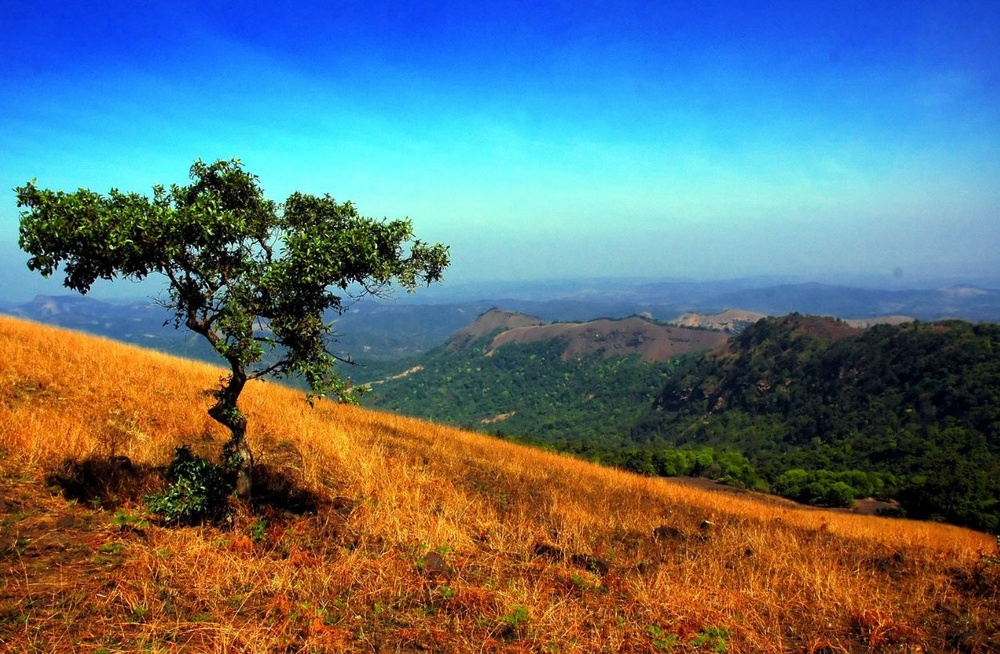
#> input picture Image_Processing/Image_Thresholding/img1.JPG, 1000 x 654 px, shrunk from 1278 x 836 before the run, found by its file name
$ python ThresHolding.py
#> lines starting #> are read from the running program, lines starting #| are printed output that depends on the picture; after the words box and inside, x2 and y2 are one past the last pixel; in counts of white or black regions, pixels touching at a corner belong together
import cv2
import matplotlib.pyplot as plt
img = cv2.imread("img1.jpg")
#> img is the input picture: shape (654, 1000, 3); mean B, G, R 119, 113.4, 96

# Gray Scale çevirme
img = cv2.cvtColor(img,cv2.COLOR_BGR2GRAY)
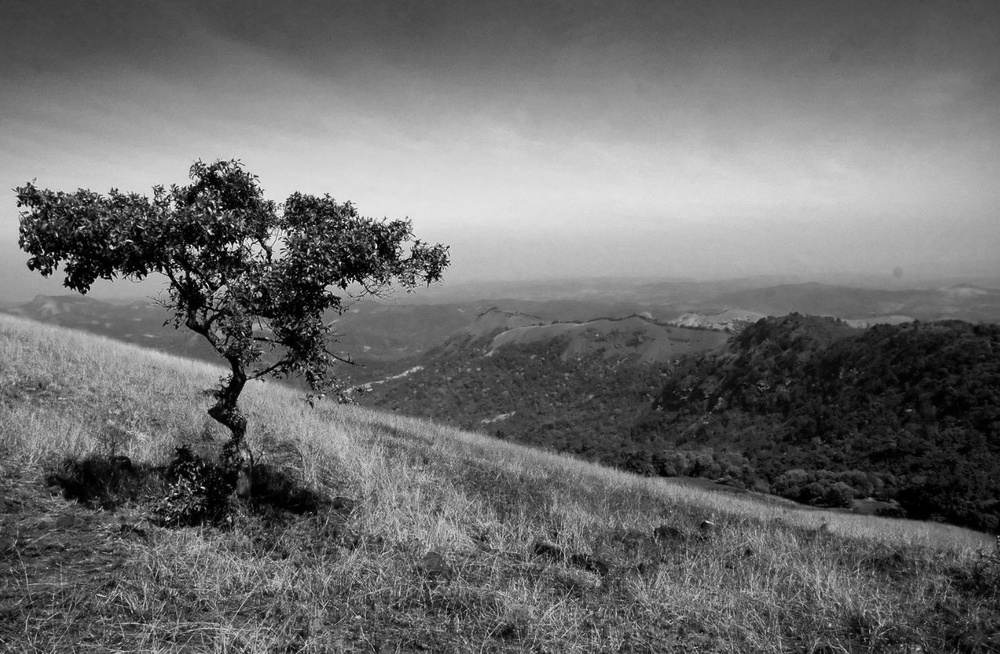
#> img: shape (654, 1000); min 0, max 253, mean 108.8

plt.figure()
plt.axis('off')
plt.imshow(img,cmap = "gray") #color map ile griye çevirdik
plt.show()

#Thresholding
# 60-255 arasındakini eşikleri beyaz yap demek
_,thresh_img = cv2.threshold(img,thresh=60,maxval=255,type=cv2.THRESH_BINARY)
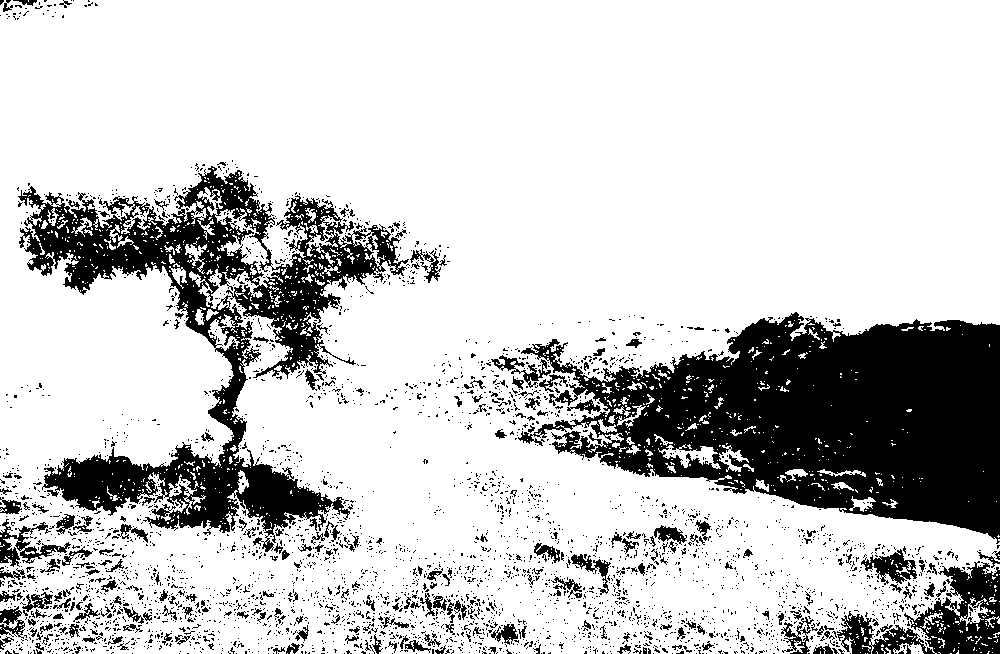
#> thresh_img: shape (654, 1000); 79.2% white; 3585 black regions (3333 under 20 px), largest, box (x1, y1, x2, y2) and area: (518, 312, 1000, 544) 62958, (18, 166, 409, 552) 40178, (837, 561, 1000, 654) 6222
#THRESH_BINARY_INV inverse deseydik o zaman 60-255 arası siyah olacaktı diğer yerler beyaz olacaktı

plt.figure()
plt.axis('off')
plt.imshow(thresh_img,cmap = "gray") #color map ile griye çevirdik
plt.show()


# Adapting Thresholding

thresh_img2 = cv2.adaptiveThreshold(img,255,cv2.ADAPTIVE_THRESH_MEAN_C,cv2.THRESH_BINARY,9,8)
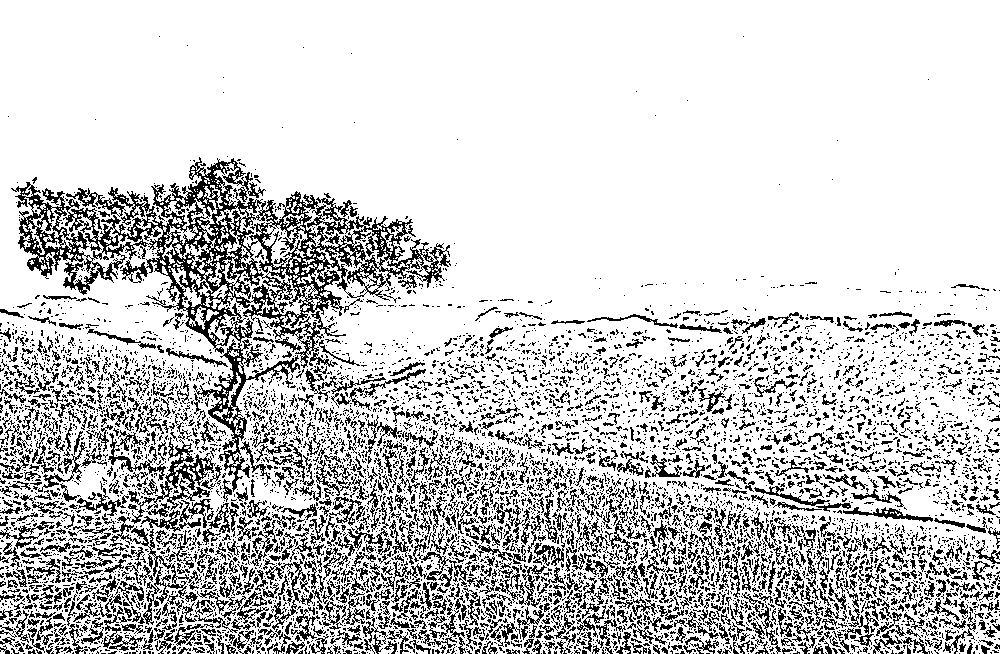
#> thresh_img2: shape (654, 1000); 80% white; black in thin lines or dots
# C sayısı ortalamadan veya ağırlıklı ortalamadan çıkartılabilecke değer = 8 dedik
# 11 block size yani siyah noktaların kalınlığı gibi düşün

plt.figure()
plt.axis('off')
plt.imshow(thresh_img2,cmap = "gray") #color map ile griye çevirdik
plt.show()
